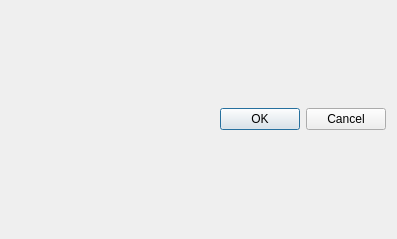
<?xml version="1.0" encoding="UTF-8"?>
<ui version="4.0">
 <class>AddControllerDialog</class>
 <widget class="QDialog" name="AddControllerDialog">
  <property name="geometry">
   <rect>
    <x>0</x>
    <y>0</y>
    <width>397</width>
    <height>239</height>
   </rect>
  </property>
  <property name="windowTitle">
   <string>Dialog</string>
  </property>
  <layout class="QGridLayout" name="gridLayout_2">
   <item row="1" column="0">
    <widget class="QDialogButtonBox" name="buttonBox">
     <property name="orientation">
      <enum>Qt::Horizontal</enum>
     </property>
     <property name="standardButtons">
      <set>QDialogButtonBox::Cancel|QDialogButtonBox::Ok</set>
     </property>
    </widget>
   </item>
   <item row="0" column="0">
    <layout class="QVBoxLayout" name="verticalLayout"/>
   </item>
  </layout>
 </widget>
 <resources/>
 <connections>
  <connection>
   <sender>buttonBox</sender>
   <signal>accepted()</signal>
   <receiver>AddControllerDialog</receiver>
   <slot>accept()</slot>
   <hints>
    <hint type="sourcelabel">
     <x>248</x>
     <y>254</y>
    </hint>
    <hint type="destinationlabel">
     <x>157</x>
     <y>274</y>
    </hint>
   </hints>
  </connection>
  <connection>
   <sender>buttonBox</sender>
   <signal>rejected()</signal>
   <receiver>AddControllerDialog</receiver>
   <slot>reject()</slot>
   <hints>
    <hint type="sourcelabel">
     <x>316</x>
     <y>260</y>
    </hint>
    <hint type="destinationlabel">
     <x>286</x>
     <y>274</y>
    </hint>
   </hints>
  </connection>
 </connections>
</ui>
